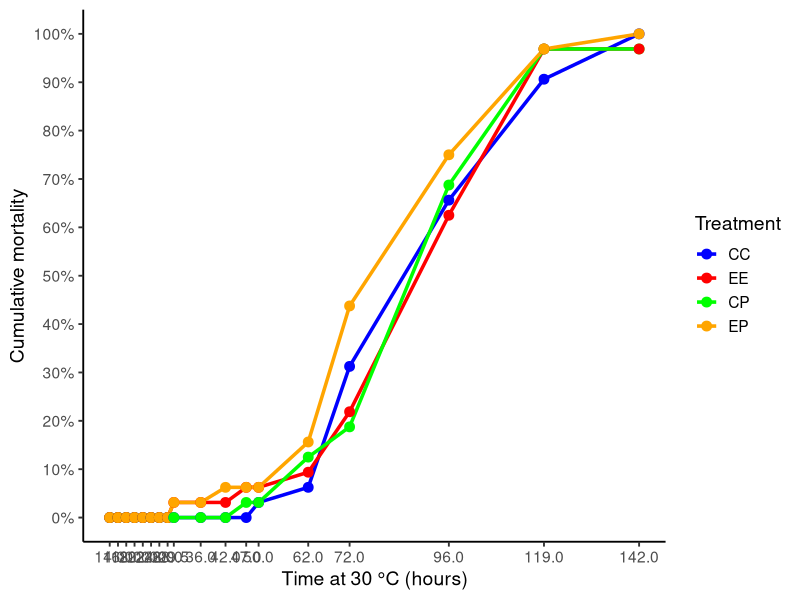
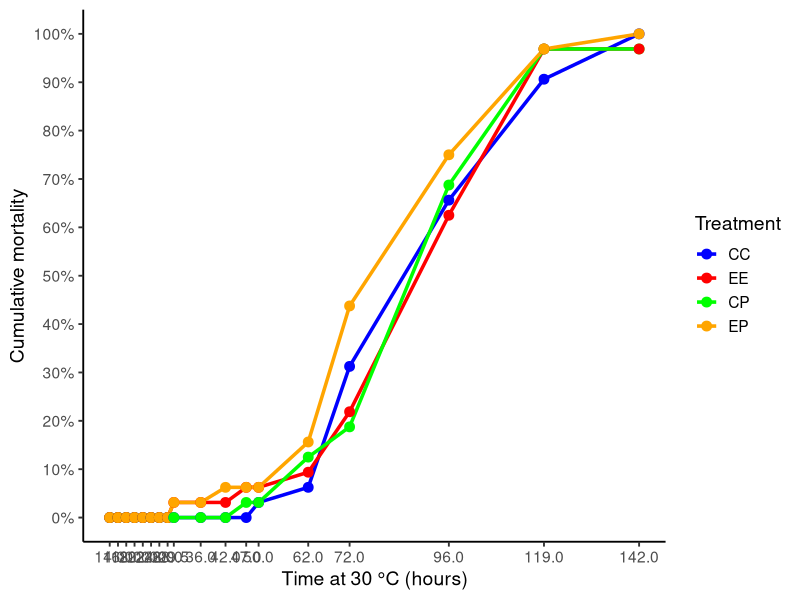
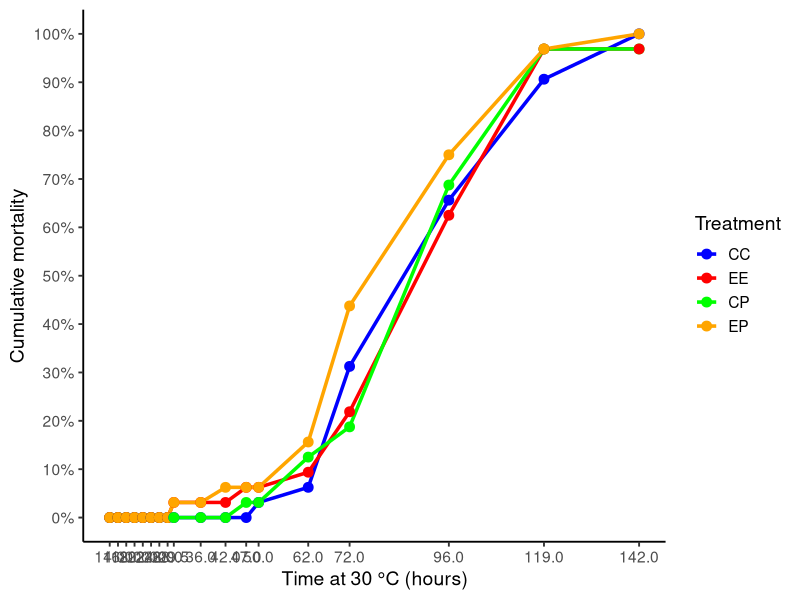

Generate these figures, in order, with R:
library(tidyverse)
library(scales)

dat <- read.csv(
  "data/WC_manila-30C.csv",
  header = TRUE,
  check.names = FALSE,
  stringsAsFactors = FALSE
)

# ------------------------------------------------------------
# Find time-point rows
# ------------------------------------------------------------

time_rows <- which(
  grepl("^[0-9]+\\.?[0-9]*HR$", dat[[1]], ignore.case = TRUE)
)

all_data <- list()

for (i in seq_along(time_rows)) {
  
  time_row <- time_rows[i]
  plate_row <- time_row + 1
  well_rows <- (time_row + 2):(time_row + 5)
  
  time_hr <- as.numeric(
    str_remove(dat[time_row, 1], "HR")
  )
  
  # Find all plate labels
  plate_cols <- which(
    grepl(
      "^WC-[A-Z]{2}[12]-30$",
      dat[plate_row, ],
      ignore.case = TRUE
    )
  )
  
  for (p in plate_cols) {
    
    plate_name <- dat[plate_row, p]
    
    # Treatment: CC, EE, CP, or EP
    treatment <- str_extract(
      plate_name,
      "(?<=WC-)[A-Z]{2}"
    )
    
    # Replicate: 1 or 2
    replicate <- as.numeric(
      str_extract(
        plate_name,
        "[12](?=-30)"
      )
    )
    
    # --------------------------------------------------------
    # Get the SIX plate columns
    # --------------------------------------------------------
    
    six_cols <- (p + 1):(p + 6)
    
    plate_values <- dat[
      well_rows,
      six_cols
    ]
    
    # Columns 1 and 6 are blanks.
    # Keep ONLY columns 2, 3, 4, and 5.
    clam_values <- plate_values[, 2:5]
    
    # Convert to numeric
    clam_values <- apply(
      clam_values,
      2,
      as.numeric
    )
    
    # Create well identifiers
    wells <- expand.grid(
      row = LETTERS[1:4],
      column = 2:5
    )
    
    wells$dead <- as.vector(clam_values)
    
    wells$time_hr <- time_hr
    wells$treatment <- treatment
    wells$replicate <- replicate
    wells$plate <- plate_name
    
    all_data[[length(all_data) + 1]] <- wells
  }
}

mortality_data <- bind_rows(all_data)


# ------------------------------------------------------------
# Calculate mortality
# ------------------------------------------------------------

mortality_summary <- mortality_data %>%
  group_by(time_hr, treatment) %>%
  summarise(
    dead = sum(dead, na.rm = TRUE),
    total = 32,
    mortality = dead / total,
    .groups = "drop"
  )


# ------------------------------------------------------------
# Treatment order
# ------------------------------------------------------------

mortality_summary$treatment <- factor(
  mortality_summary$treatment,
  levels = c("CC", "EE", "CP", "EP")
)


# ------------------------------------------------------------
# Plot
# ------------------------------------------------------------

ggplot(
  mortality_summary,
  aes(
    x = time_hr,
    y = mortality,
    color = treatment,
    group = treatment
  )
) +
  
  geom_line(
    linewidth = 1.2
  ) +
  
  geom_point(
    size = 3
  ) +
  
  scale_color_manual(
    values = c(
      CC = "blue",
      EE = "red",
      CP = "green",
      EP = "orange"
    )
  ) +
  
  scale_y_continuous(
    limits = c(0, 1),
    breaks = seq(0, 1, 0.1),
    labels = percent_format(accuracy = 1)
  ) +
  
  scale_x_continuous(
    breaks = sort(unique(mortality_summary$time_hr))
  ) +
  
  labs(
    x = "Time at 30 °C (hours)",
    y = "Cumulative mortality",
    color = "Treatment"
  ) +
  
  theme_classic(
    base_size = 14
  ) +
  
  theme(
    legend.position = "right"
  )


ggplot(
  mortality_summary,
  aes(
    x = time_hr,
    y = mortality,
    color = treatment,
    group = treatment
  )
) +
  geom_line(linewidth = 1.2) +
  geom_point(size = 3) +
  scale_color_manual(
    values = c(
      CC = "blue",
      EE = "red",
      CP = "green",
      EP = "orange"
    )
  ) +
  scale_y_continuous(
    limits = c(0, 1),
    breaks = seq(0, 1, 0.1),
    labels = percent_format(accuracy = 1)
  ) +
  scale_x_continuous(
    breaks = sort(unique(mortality_summary$time_hr))
  ) +
  labs(
    x = "Time at 30 °C (hours)",
    y = "Cumulative mortality",
    color = "Treatment"
  ) +
  theme_classic(base_size = 14) +
  theme(
    legend.position = "right"
  )

# Save figure as a high-resolution PNG
ggsave(
  "figures/WC_survival/clam_mortality_30C.png",
  width = 12,
  height = 6,
  dpi = 300
)
